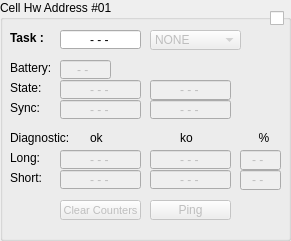
       <widget class="QGroupBox" name="groupCell_1">
        <property name="enabled">
         <bool>true</bool>
        </property>
        <property name="geometry">
         <rect>
          <x>10</x>
          <y>10</y>
          <width>291</width>
          <height>241</height>
         </rect>
        </property>
        <property name="title">
         <string>Cell Hw Address #01</string>
        </property>
        <widget class="QLabel" name="label_79">
         <property name="geometry">
          <rect>
           <x>10</x>
           <y>60</y>
           <width>40</width>
           <height>16</height>
          </rect>
         </property>
         <property name="text">
          <string>Battery:</string>
         </property>
        </widget>
        <widget class="QLineEdit" name="lineCellBattery_1">
         <property name="enabled">
          <bool>false</bool>
         </property>
         <property name="geometry">
          <rect>
           <x>60</x>
           <y>60</y>
           <width>51</width>
           <height>19</height>
          </rect>
         </property>
         <property name="layoutDirection">
          <enum>Qt::LeftToRight</enum>
         </property>
         <property name="text">
          <string>- - </string>
         </property>
         <property name="alignment">
          <set>Qt::AlignCenter</set>
         </property>
         <property name="readOnly">
          <bool>true</bool>
         </property>
        </widget>
        <widget class="QComboBox" name="comboCellTask_1">
         <property name="enabled">
          <bool>false</bool>
         </property>
         <property name="geometry">
          <rect>
           <x>150</x>
           <y>30</y>
           <width>91</width>
           <height>20</height>
          </rect>
         </property>
         <property name="sizePolicy">
          <sizepolicy hsizetype="Fixed" vsizetype="Fixed">
           <horstretch>0</horstretch>
           <verstretch>0</verstretch>
          </sizepolicy>
         </property>
         <item>
          <property name="text">
           <string>NONE</string>
          </property>
         </item>
         <item>
          <property name="text">
           <string>START</string>
          </property>
         </item>
         <item>
          <property name="text">
           <string>SPLIT #1</string>
          </property>
         </item>
         <item>
          <property name="text">
           <string>SPLIT #2</string>
          </property>
         </item>
         <item>
          <property name="text">
           <string>SPLIT #3</string>
          </property>
         </item>
         <item>
          <property name="text">
           <string>SPLIT #4</string>
          </property>
         </item>
         <item>
          <property name="text">
           <string>FINISH</string>
          </property>
         </item>
        </widget>
        <widget class="QLineEdit" name="lineCellTask_1">
         <property name="enabled">
          <bool>true</bool>
         </property>
         <property name="geometry">
          <rect>
           <x>60</x>
           <y>30</y>
           <width>81</width>
           <height>19</height>
          </rect>
         </property>
         <property name="layoutDirection">
          <enum>Qt::LeftToRight</enum>
         </property>
         <property name="autoFillBackground">
          <bool>false</bool>
         </property>
         <property name="styleSheet">
          <string notr="true"/>
         </property>
         <property name="text">
          <string>- - -</string>
         </property>
         <property name="alignment">
          <set>Qt::AlignCenter</set>
         </property>
         <property name="readOnly">
          <bool>true</bool>
         </property>
        </widget>
        <widget class="QLabel" name="label_80">
         <property name="geometry">
          <rect>
           <x>10</x>
           <y>30</y>
           <width>35</width>
           <height>16</height>
          </rect>
         </property>
         <property name="font">
          <font>
           <pointsize>9</pointsize>
           <weight>75</weight>
           <bold>true</bold>
          </font>
         </property>
         <property name="text">
          <string>Task :</string>
         </property>
        </widget>
        <widget class="QLabel" name="label_81">
         <property name="geometry">
          <rect>
           <x>10</x>
           <y>150</y>
           <width>48</width>
           <height>16</height>
          </rect>
         </property>
         <property name="text">
          <string>Long:</string>
         </property>
        </widget>
        <widget class="QLineEdit" name="lineCellDiagLongOk_1">
         <property name="enabled">
          <bool>false</bool>
         </property>
         <property name="geometry">
          <rect>
           <x>60</x>
           <y>150</y>
           <width>81</width>
           <height>19</height>
          </rect>
         </property>
         <property name="sizePolicy">
          <sizepolicy hsizetype="Fixed" vsizetype="Fixed">
           <horstretch>0</horstretch>
           <verstretch>0</verstretch>
          </sizepolicy>
         </property>
         <property name="layoutDirection">
          <enum>Qt::LeftToRight</enum>
         </property>
         <property name="text">
          <string>- - -</string>
         </property>
         <property name="alignment">
          <set>Qt::AlignCenter</set>
         </property>
         <property name="readOnly">
          <bool>true</bool>
         </property>
        </widget>
        <widget class="QLineEdit" name="lineCellDiagLongKo_1">
         <property name="enabled">
          <bool>false</bool>
         </property>
         <property name="geometry">
          <rect>
           <x>150</x>
           <y>150</y>
           <width>81</width>
           <height>19</height>
          </rect>
         </property>
         <property name="sizePolicy">
          <sizepolicy hsizetype="Fixed" vsizetype="Fixed">
           <horstretch>0</horstretch>
           <verstretch>0</verstretch>
          </sizepolicy>
         </property>
         <property name="layoutDirection">
          <enum>Qt::LeftToRight</enum>
         </property>
         <property name="text">
          <string>- - -</string>
         </property>
         <property name="alignment">
          <set>Qt::AlignCenter</set>
         </property>
         <property name="readOnly">
          <bool>true</bool>
         </property>
        </widget>
        <widget class="QCheckBox" name="checkCell_1">
         <property name="enabled">
          <bool>true</bool>
         </property>
         <property name="geometry">
          <rect>
           <x>270</x>
           <y>10</y>
           <width>16</width>
           <height>16</height>
          </rect>
         </property>
         <property name="layoutDirection">
          <enum>Qt::LeftToRight</enum>
         </property>
         <property name="text">
          <string/>
         </property>
        </widget>
        <widget class="QPushButton" name="pushCellPing_1">
         <property name="enabled">
          <bool>false</bool>
         </property>
         <property name="geometry">
          <rect>
           <x>150</x>
           <y>200</y>
           <width>81</width>
           <height>20</height>
          </rect>
         </property>
         <property name="sizePolicy">
          <sizepolicy hsizetype="Fixed" vsizetype="Fixed">
           <horstretch>0</horstretch>
           <verstretch>0</verstretch>
          </sizepolicy>
         </property>
         <property name="layoutDirection">
          <enum>Qt::RightToLeft</enum>
         </property>
         <property name="text">
          <string>Ping</string>
         </property>
        </widget>
        <widget class="QLineEdit" name="lineCellDiagLongRatio_1">
         <property name="enabled">
          <bool>false</bool>
         </property>
         <property name="geometry">
          <rect>
           <x>240</x>
           <y>150</y>
           <width>41</width>
           <height>20</height>
          </rect>
         </property>
         <property name="sizePolicy">
          <sizepolicy hsizetype="Fixed" vsizetype="Fixed">
           <horstretch>0</horstretch>
           <verstretch>0</verstretch>
          </sizepolicy>
         </property>
         <property name="layoutDirection">
          <enum>Qt::LeftToRight</enum>
         </property>
         <property name="text">
          <string>- - </string>
         </property>
         <property name="alignment">
          <set>Qt::AlignCenter</set>
         </property>
         <property name="readOnly">
          <bool>true</bool>
         </property>
        </widget>
        <widget class="QPushButton" name="pushCellClearCounters_1">
         <property name="enabled">
          <bool>false</bool>
         </property>
         <property name="geometry">
          <rect>
           <x>60</x>
           <y>200</y>
           <width>81</width>
           <height>20</height>
          </rect>
         </property>
         <property name="sizePolicy">
          <sizepolicy hsizetype="Fixed" vsizetype="Fixed">
           <horstretch>0</horstretch>
           <verstretch>0</verstretch>
          </sizepolicy>
         </property>
         <property name="font">
          <font>
           <pointsize>8</pointsize>
          </font>
         </property>
         <property name="layoutDirection">
          <enum>Qt::RightToLeft</enum>
         </property>
         <property name="text">
          <string>Clear Counters</string>
         </property>
        </widget>
        <widget class="QLabel" name="label_82">
         <property name="geometry">
          <rect>
           <x>10</x>
           <y>100</y>
           <width>48</width>
           <height>16</height>
          </rect>
         </property>
         <property name="text">
          <string>Sync:</string>
         </property>
        </widget>
        <widget class="QLineEdit" name="lineCellSynchronizedOnce_1">
         <property name="enabled">
          <bool>false</bool>
         </property>
         <property name="geometry">
          <rect>
           <x>60</x>
           <y>100</y>
           <width>81</width>
           <height>19</height>
          </rect>
         </property>
         <property name="sizePolicy">
          <sizepolicy hsizetype="Fixed" vsizetype="Fixed">
           <horstretch>0</horstretch>
           <verstretch>0</verstretch>
          </sizepolicy>
         </property>
         <property name="layoutDirection">
          <enum>Qt::LeftToRight</enum>
         </property>
         <property name="text">
          <string>- - -</string>
         </property>
         <property name="alignment">
          <set>Qt::AlignCenter</set>
         </property>
         <property name="readOnly">
          <bool>true</bool>
         </property>
        </widget>
        <widget class="QLineEdit" name="lineCellSynchronized_1">
         <property name="enabled">
          <bool>false</bool>
         </property>
         <property name="geometry">
          <rect>
           <x>150</x>
           <y>100</y>
           <width>81</width>
           <height>19</height>
          </rect>
         </property>
         <property name="sizePolicy">
          <sizepolicy hsizetype="Fixed" vsizetype="Fixed">
           <horstretch>0</horstretch>
           <verstretch>0</verstretch>
          </sizepolicy>
         </property>
         <property name="layoutDirection">
          <enum>Qt::LeftToRight</enum>
         </property>
         <property name="text">
          <string>- - -</string>
         </property>
         <property name="alignment">
          <set>Qt::AlignCenter</set>
         </property>
         <property name="readOnly">
          <bool>true</bool>
         </property>
        </widget>
        <widget class="QLabel" name="label_83">
         <property name="geometry">
          <rect>
           <x>10</x>
           <y>80</y>
           <width>51</width>
           <height>16</height>
          </rect>
         </property>
         <property name="text">
          <string>State:</string>
         </property>
        </widget>
        <widget class="QLineEdit" name="lineCellIrSinal_1">
         <property name="enabled">
          <bool>false</bool>
         </property>
         <property name="geometry">
          <rect>
           <x>60</x>
           <y>80</y>
           <width>81</width>
           <height>19</height>
          </rect>
         </property>
         <property name="layoutDirection">
          <enum>Qt::LeftToRight</enum>
         </property>
         <property name="text">
          <string>- - -</string>
         </property>
         <property name="alignment">
          <set>Qt::AlignCenter</set>
         </property>
         <property name="readOnly">
          <bool>true</bool>
         </property>
        </widget>
        <widget class="QLineEdit" name="lineCellActive_1">
         <property name="enabled">
          <bool>false</bool>
         </property>
         <property name="geometry">
          <rect>
           <x>150</x>
           <y>80</y>
           <width>81</width>
           <height>20</height>
          </rect>
         </property>
         <property name="layoutDirection">
          <enum>Qt::LeftToRight</enum>
         </property>
         <property name="text">
          <string>- - -</string>
         </property>
         <property name="alignment">
          <set>Qt::AlignCenter</set>
         </property>
         <property name="readOnly">
          <bool>true</bool>
         </property>
        </widget>
        <widget class="QLabel" name="label_111">
         <property name="geometry">
          <rect>
           <x>240</x>
           <y>130</y>
           <width>48</width>
           <height>16</height>
          </rect>
         </property>
         <property name="text">
          <string>%</string>
         </property>
         <property name="alignment">
          <set>Qt::AlignCenter</set>
         </property>
        </widget>
        <widget class="QLabel" name="label_117">
         <property name="geometry">
          <rect>
           <x>10</x>
           <y>170</y>
           <width>48</width>
           <height>16</height>
          </rect>
         </property>
         <property name="text">
          <string>Short:</string>
         </property>
        </widget>
        <widget class="QLineEdit" name="lineCellDiagShortKo_1">
         <property name="enabled">
          <bool>false</bool>
         </property>
         <property name="geometry">
          <rect>
           <x>150</x>
           <y>170</y>
           <width>81</width>
           <height>19</height>
          </rect>
         </property>
         <property name="sizePolicy">
          <sizepolicy hsizetype="Fixed" vsizetype="Fixed">
           <horstretch>0</horstretch>
           <verstretch>0</verstretch>
          </sizepolicy>
         </property>
         <property name="layoutDirection">
          <enum>Qt::LeftToRight</enum>
         </property>
         <property name="text">
          <string>- - -</string>
         </property>
         <property name="alignment">
          <set>Qt::AlignCenter</set>
         </property>
         <property name="readOnly">
          <bool>true</bool>
         </property>
        </widget>
        <widget class="QLineEdit" name="lineCellDiagShortOk_1">
         <property name="enabled">
          <bool>false</bool>
         </property>
         <property name="geometry">
          <rect>
           <x>60</x>
           <y>170</y>
           <width>81</width>
           <height>19</height>
          </rect>
         </property>
         <property name="sizePolicy">
          <sizepolicy hsizetype="Fixed" vsizetype="Fixed">
           <horstretch>0</horstretch>
           <verstretch>0</verstretch>
          </sizepolicy>
         </property>
         <property name="layoutDirection">
          <enum>Qt::LeftToRight</enum>
         </property>
         <property name="text">
          <string>- - -</string>
         </property>
         <property name="alignment">
          <set>Qt::AlignCenter</set>
         </property>
         <property name="readOnly">
          <bool>true</bool>
         </property>
        </widget>
        <widget class="QLineEdit" name="lineCellDiagShortRatio_1">
         <property name="enabled">
          <bool>false</bool>
         </property>
         <property name="geometry">
          <rect>
           <x>240</x>
           <y>170</y>
           <width>41</width>
           <height>20</height>
          </rect>
         </property>
         <property name="sizePolicy">
          <sizepolicy hsizetype="Fixed" vsizetype="Fixed">
           <horstretch>0</horstretch>
           <verstretch>0</verstretch>
          </sizepolicy>
         </property>
         <property name="layoutDirection">
          <enum>Qt::LeftToRight</enum>
         </property>
         <property name="text">
          <string>- - </string>
         </property>
         <property name="alignment">
          <set>Qt::AlignCenter</set>
         </property>
         <property name="readOnly">
          <bool>true</bool>
         </property>
        </widget>
        <widget class="QLabel" name="label_85">
         <property name="geometry">
          <rect>
           <x>10</x>
           <y>130</y>
           <width>61</width>
           <height>16</height>
          </rect>
         </property>
         <property name="text">
          <string>Diagnostic:</string>
         </property>
        </widget>
        <widget class="QLabel" name="label_86">
         <property name="geometry">
          <rect>
           <x>90</x>
           <y>130</y>
           <width>31</width>
           <height>16</height>
          </rect>
         </property>
         <property name="text">
          <string>ok</string>
         </property>
        </widget>
        <widget class="QLabel" name="label_87">
         <property name="geometry">
          <rect>
           <x>180</x>
           <y>130</y>
           <width>31</width>
           <height>16</height>
          </rect>
         </property>
         <property name="text">
          <string>ko</string>
         </property>
        </widget>
       </widget>
